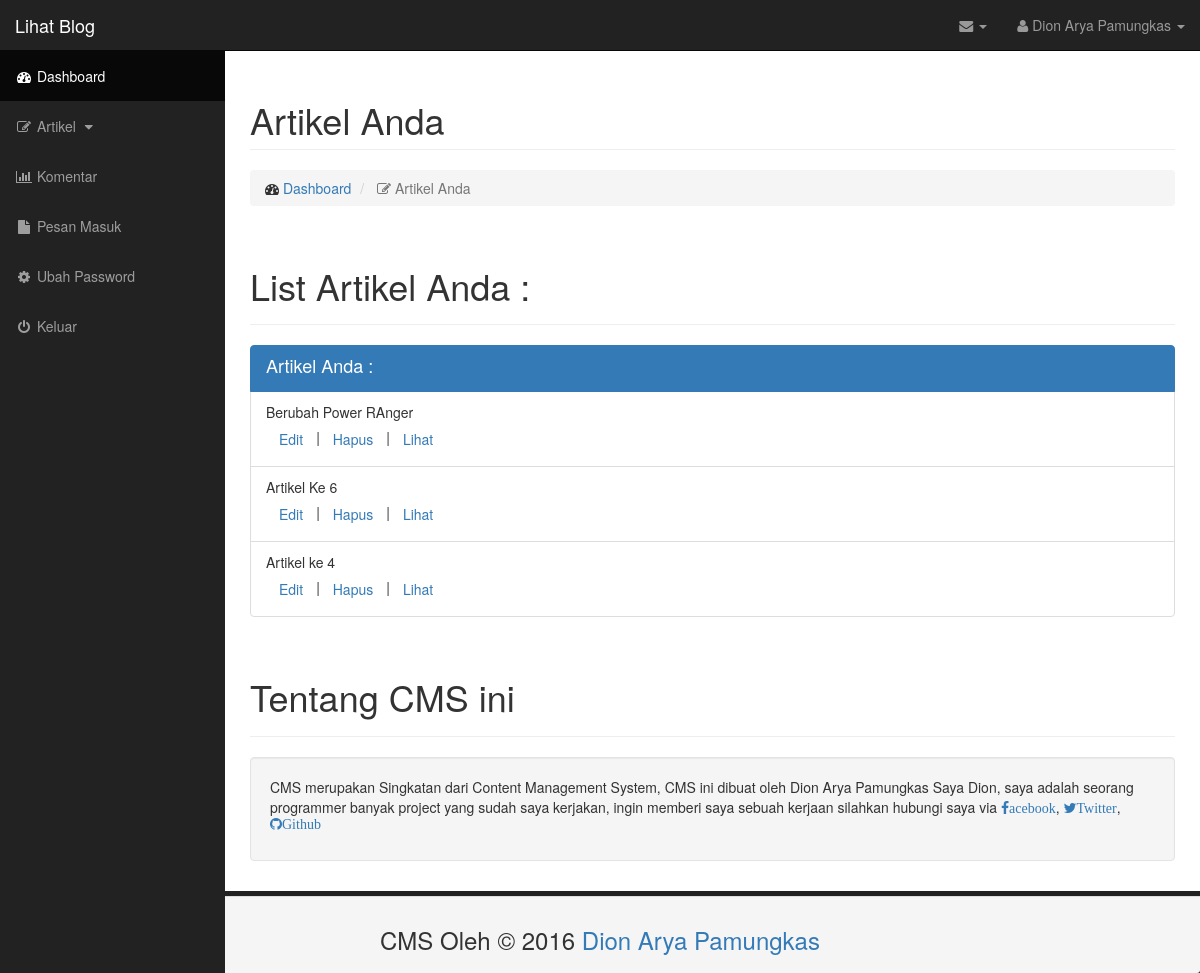
The app's page /post.php (signed in) with its own data.
### tables this page shows
CREATE TABLE `users` (
  `id` int(11) NOT NULL,
  `nama` varchar(100) NOT NULL,
  `username` varchar(100) NOT NULL,
  `password` varchar(255) NOT NULL
);

CREATE TABLE `blog` (
  `id` int(11) NOT NULL,
  `judul` varchar(1000) NOT NULL,
  `isi` varchar(1000) NOT NULL,
  `tag` varchar(1000) NOT NULL,
  `gambar` varchar(1000) NOT NULL,
  `penulis` varchar(100) NOT NULL
);

### function/blog.php (called while the page is built, shortened)
<?php
function kegunaan($username){
  global $link;
  $username = mysqli_real_escape_string($link, $username);
  $query = "SELECT * FROM users WHERE username = '$username'";
  $hasil = mysqli_query($link, $query);
  if (mysqli_num_rows($hasil) > 0){
    return $hasil;
  }else {
    header('Location : login.php');
  }
}
 ?>

### post.php (the view)
<?php require_once 'init/core.php';
require_once 'view/hdash.php';
if (!isset($_SESSION['user'])){
header('Location: login.php');
}else{
$hasil = kegunaan($_SESSION['user']);
  while($data = mysqli_fetch_assoc($hasil)){
    $nama = $data['nama'];
    ?>
    <div id="wrapper">
<?php require 'view/navigation.php'; ?>
<div id="page-wrapper">
            <div class="container-fluid">
                <div class="row">
                    <div class="col-lg-12">
                        <h1 class="page-header">
                            Artikel Anda
                        </h1>
                        <ol class="breadcrumb">
                            <li>
                                <i class="fa fa-dashboard"></i>  <a href="dashboard.php">Dashboard</a>
                            </li>
                            <li class="active">
                                <i class="fa fa-edit"></i> Artikel Anda
                            </li>
                        </ol>
                    </div>
                </div>
                <div class="page-header">
                    <h1>List Artikel Anda :</h1>
                </div>
                <div class="row">
                    <div class="col-sm-12">
                        <ul class="list-group">
                          <div class="list-group">
                              <a href="#" class="list-group-item active">
                                  <h4 class="list-group-item-heading">Artikel Anda :</h4>
                              </a>
                          <?php
                          $query = "SELECT * FROM blog ORDER BY id DESC";
                          $hasil = mysqli_query($link, $query);
                          if (mysqli_num_rows($hasil) > 0){
                            while ($post = mysqli_fetch_assoc($hasil)) {
                              $judul    = $post['judul'];
                              $id_judul = $post['id'];
                          ?>
                            <li class="list-group-item"><?=$judul;?><br>
                            <a class="btn btn-link" href="edit.php?id=<?php echo $id_judul;?>&judul=<?php echo $judul;?>">Edit</a>|<a class="btn btn-link" href="delete.php?id=<?php echo $id_judul;?>&judul=<?php echo $judul;?>">Hapus</a>|<a class="btn btn-link" target="_blank" href="artikel.php?id=<?php echo $id_judul;?>&judul=<?php echo $judul;?>">Lihat</a> </li>
                            <?php
                          }
                        }
                        ?>
                      </div>
                        </ul>
                    </div>
                </div>
                <div class="page-header">
                    <h1>Tentang CMS ini</h1>
                </div>
                <div class="well">
                    <p>CMS merupakan Singkatan dari Content Management System, CMS ini dibuat oleh Dion Arya Pamungkas
                    Saya Dion, saya adalah seorang programmer banyak project yang sudah saya kerjakan, ingin memberi saya sebuah kerjaan silahkan
                  hubungi saya via <a href="http://fb.com/dion.aryapamungkas" target="__blank" class="fa fa-facebook">acebook</a>,
                <a href="http://twitter.com/DionArya_P" target="__blank" class="fa fa-twitter">Twitter</a>, <a href="http://github.com/dionarya6661" target="__blank" class="fa fa-github">Github</a> </p>
                </div>
            </div>
        </div>
    </div>
    <?php }
    }
    require_once 'view/footer.php'; ?>

### view/navigation.php (shortened to what this page needs)
<nav class="navbar navbar-inverse navbar-fixed-top" role="navigation">
    <div class="navbar-header">
        <a class="navbar-brand" href="index.php">Lihat Blog</a>
    </div>
    <ul class="nav navbar-right top-nav">
        <li class="dropdown">
            <a href="#" class="dropdown-toggle" data-toggle="dropdown"><i class="fa fa-envelope"></i> <b class="caret"></b></a>
        </li>
        <li class="dropdown">
            <a href="#" class="dropdown-toggle" data-toggle="dropdown"><i class="fa fa-user"></i> <?php echo $nama;?> <b class="caret"></b></a>
        </li>
    </ul>
    <div class="collapse navbar-collapse navbar-ex1-collapse">
        <ul class="nav navbar-nav side-nav">
            <li class="active">
                <a href="dashboard.php"><i class="fa fa-fw fa-dashboard"></i> Dashboard</a>
            </li>
            <li>
                <a href="javascript:;" data-toggle="collapse" data-target="#demo"><i class="fa fa-fw fa-edit"></i> Artikel <i class="fa fa-fw fa-caret-down"></i></a>
            </li>
            <li>
                <a href="komentar.php"><i class="fa fa-fw fa-bar-chart-o"></i> Komentar</a>
            </li>
            <li>
                <a href="pesan.php"><i class="fa fa-fw fa-file"></i> Pesan Masuk</a>
            </li>
            <li>
                <a href="editpass.php"><i class="fa fa-fw fa-gear"></i> Ubah Password</a>
            </li>
            <li>
                <a href="logout.php"><i class="fa fa-fw fa-power-off"></i> Keluar</a>
            </li>
        </ul>
    </div>
</nav>

### css/sb-admin.css (style rules this page uses)
body { margin-top: 100px; background-color: #222; }
@media (min-width:768px) { body { margin-top: 50px; } }
#wrapper { padding-left: 0; }
#page-wrapper { width: 100%; padding: 0; background-color: #fff; }
@media (min-width:768px) { #wrapper { padding-left: 225px; } }
@media (min-width:768px) { #page-wrapper { padding: 10px; } }
.top-nav { padding: 0 15px; }
.top-nav>li { display: inline-block; float: left; }
.top-nav>li>a { padding-top: 15px; padding-bottom: 15px; line-height: 20px; color: #999; }
@media (min-width:768px) { .side-nav { position: fixed; top: 51px; left: 225px; width: 225px; margin-left: -225px; border: none; border-radius: 0; overflow-y: auto; background-color: #222; bottom: 0; overflow-x: hidden; padding-bottom: 40px; } }
@media (min-width:768px) { .side-nav>li>a { width: 225px; } }

### records on screen
users: nama "Dion Arya Pamungkas"
blog: judul "Berubah Power RAnger"
blog: judul "Artikel Ke 6"
blog: judul "Artikel ke 4"
